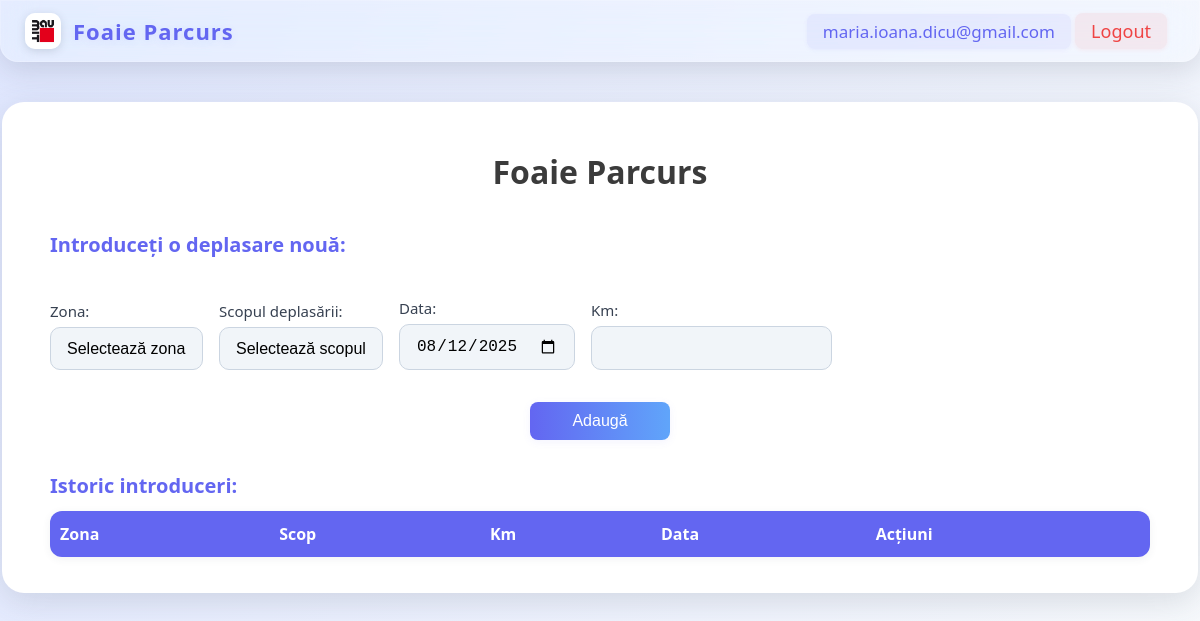
Before: / (signed in) with the older database file.
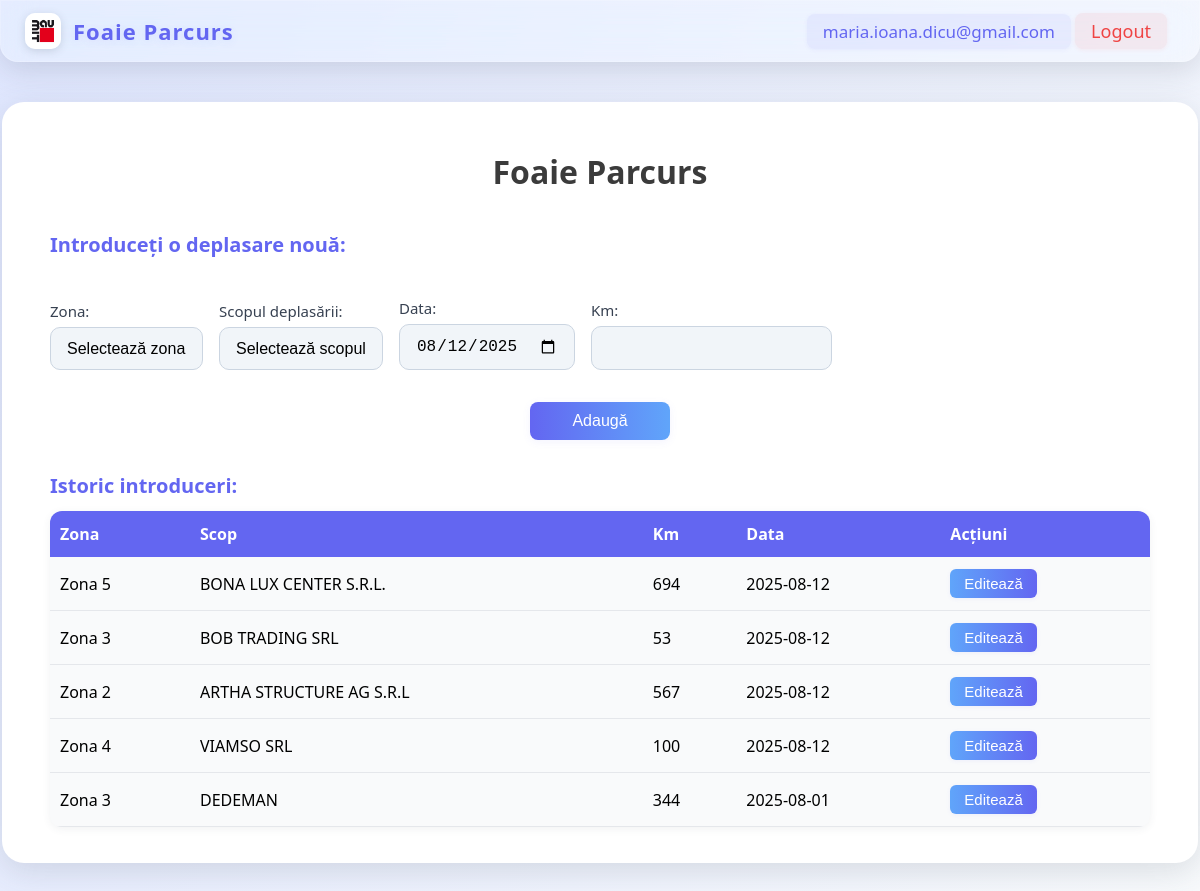
After: the same page with the newer database file.
### tables this page shows
CREATE TABLE parcurs (
            id INTEGER PRIMARY KEY AUTOINCREMENT,
            username TEXT NOT NULL,
            zona TEXT NOT NULL,
            scop TEXT,
            km INTEGER NOT NULL,
            data TEXT NOT NULL
        );

### app.py (the view, shortened to what this page needs)
@app.route('/', methods=['GET', 'POST'])
def index():
    import datetime
    if 'username' not in session:
        return redirect(url_for('login'))
    username = session['username']
    conn = sqlite3.connect(DB_NAME)
    c = conn.cursor()
    if username == 'Admin':
        c.execute('SELECT * FROM parcurs ORDER BY data DESC, id DESC')
        export_btn = True
    else:
        c.execute('SELECT * FROM parcurs WHERE username=? ORDER BY data DESC, id DESC', (username,))
        export_btn = False
    rows = c.fetchall()
    conn.close()
    today = datetime.date.today().isoformat()
    return render_template('index.html', rows=rows, username=username, today=today, export_btn=export_btn)

### templates/index.html (shortened to what this page needs)
<!DOCTYPE html>
<html lang="ro">
<head>
</head>
<body>
    {% include 'topbar.html' %}
    <div class="container">
        <h1 style="margin-top:0;">
            {% if username == 'Admin' %}
                Administrare Deplasări
            {% else %}
                Foaie Parcurs
            {% endif %}
        </h1>
        {% if username != 'Admin' %}
        <form method="post">
            <div class="form-section-label" style="width:100%;text-align:left;margin-bottom:24px;font-size:20px;color:#6366f1;font-weight:700;display:block;">Introduceți o deplasare nouă:</div>
            <div class="form-row">
                <label>Zona:
                    <select name="zona" id="zona-select" required>
                        <option value="">Selectează zona</option>
                    </select>
                </label>
            </div>
            <div class="form-row">
                <label>Scopul deplasării:
                    <select name="scop" id="scop-select" required>
                        <option value="">Selectează scopul</option>
                    </select>
                </label>
            </div>
            <div class="form-row">
                <label>Data:
                    <input type="date" name="data" value="{{ today }}">
                </label>
            </div>
            <div class="form-row">
                <label>Km:
                    <input type="number" name="km" required>
                </label>
            </div>
            <div style="width: 100%; display: flex; justify-content: center; margin-top: 16px;">
                <button type="submit" style="min-width: 140px;">Adaugă</button>
            </div>
        </form>
        {% endif %}
        <div class="form-section-label" style="margin-top:32px;margin-bottom:12px;font-size:20px;color:#6366f1;font-weight:700;">Istoric introduceri:</div>
        <table>
            <tr>
                <th>Zona</th>
                <th class="scop-col">Scop</th>
                <th>Km</th>
                <th>Data</th>
                <th>Acțiuni</th>
            </tr>
            {% for row in rows %}
            <tr>
                <td>{{ row[2] }}</td>
                <td class="scop-col">{{ row[3] }}</td>
                <td>{{ row[4] }}</td>
                <td>{{ row[5] }}</td>
                <td><a href="/edit/{{ row[0] }}"><button class="edit-btn">Editează</button></a></td>
            </tr>
            {% endfor %}
        </table>
    </div>
</body>
</html>

### templates/topbar.html (shortened to what this page needs)
<div class="topbar">
    <div style="display: flex; align-items: center; min-width: 40px;">
        <a href="/" title="Acasă" style="display: flex; align-items: center; text-decoration: none; gap: 12px;">
            <img src="/static/images/bro_logo.jpg" alt="Baumit Logo" style="height:36px;border-radius:10px;box-shadow:0 2px 8px rgba(60,72,88,0.18);">
            <span style="font-weight: 700; color: #6366f1; font-size: 22px; letter-spacing: 1px; text-shadow: 0 2px 8px rgba(99,102,241,0.10);">Foaie Parcurs</span>
        </a>
    </div>
    <div class="topbar-row">
        {% if username %}
        <span style="color:#6366f1;font-weight:500;font-size:17px;background:rgba(99,102,241,0.08);padding:6px 16px;border-radius:8px;box-shadow:0 1px 4px rgba(99,102,241,0.08);text-align:left;">{{ username }}</span>
        {% endif %}
        {% if username %}
        <a href="/logout" title="Logout" style="color:#ef4444;font-size:18px;font-weight:500;text-decoration:none;background:rgba(239,68,68,0.08);padding:6px 16px;border-radius:8px;box-shadow:0 1px 4px rgba(239,68,68,0.08);transition:background 0.2s;text-align:right;">Logout</a>
        {% endif %}
    </div>
</div>

### templates/index.html (style rules this page uses)
body { font-family: 'Segoe UI', Arial, sans-serif; background: linear-gradient(120deg, #f8fafc 0%, #e0e7ff 100%); margin: 0; min-height: 100vh; }
.container { max-width: 1100px; margin: 40px auto; background: #fff; border-radius: 22px; box-shadow: 0 8px 32px rgba(60,72,88,0.16); padding: 48px 48px 36px 48px; }
h1 { text-align: center; color: #3b3b3b; margin-bottom: 38px; margin-top: 38px; }
form { display: flex; gap: 16px; margin-bottom: 24px; flex-wrap: wrap; align-items: flex-end; }
label { display: flex; flex-direction: column; font-size: 15px; color: #374151; }
input[type="text"], input[type="number"], input[type="date"], select { padding: 12px 16px; border: 1.5px solid #cbd5e1; border-radius: 10px; font-size: 16px; margin-top: 6px; background: #f1f5f9; transition: border 0.2s; appearance: none; -webkit-appearance: none; -moz-appearance: none; }
button[type="submit"] { background: linear-gradient(90deg, #6366f1 0%, #60a5fa 100%); color: #fff; border: none; border-radius: 8px; padding: 10px 22px; font-size: 16px; font-weight: 500; cursor: pointer; box-shadow: 0 2px 8px rgba(99,102,241,0.08); transition: background 0.2s; min-width: 220px; padding-left: 40px; padding-right: 40px; }
table { border-collapse: collapse; width: 100%; margin-top: 10px; background: #f9fafb; border-radius: 12px; overflow: hidden; box-shadow: 0 2px 8px rgba(60,72,88,0.07); }
th, td { padding: 12px 10px; text-align: left; }
th { background: #6366f1; color: #fff; font-weight: 600; border: none; }
tr { transition: background 0.2s; }
td { border-bottom: 1px solid #e5e7eb; }
.edit-btn { background: linear-gradient(90deg, #60a5fa 0%, #6366f1 100%); color: #fff; border: none; border-radius: 6px; padding: 6px 14px; font-size: 15px; cursor: pointer; font-weight: 500; box-shadow: 0 1px 4px rgba(99,102,241,0.08); transition: background 0.2s; }

### templates/topbar.html (style rules this page uses)
body { box-sizing: border-box; overflow-x: hidden; background: linear-gradient(120deg, #e0e7ff 0%, #f8fafc 100%); }
.topbar { width: 100vw; box-sizing: border-box; overflow-x: hidden; background: rgba(255,255,255,0.22); box-shadow: 0 8px 32px rgba(60,72,88,0.18); backdrop-filter: blur(16px) saturate(180%); -webkit-backdrop-filter: blur(16px) saturate(180%); border-radius: 0 0 18px 18px; border: 1px solid rgba(255,255,255,0.18); display: flex; align-items: center; justify-content: space-between; flex-wrap: wrap; padding: 12px 32px 12px 24px; gap: 18px; position: sticky; top: 0; z-index: 10; min-height: 54px; transition: box-shadow 0.2s; }
.topbar * { box-sizing: border-box; }

Changed rows visible on the page:
added parcurs: zona "Zona 5", scop "BONA LUX CENTER S.R.L.", km "694", data "2025-08-12"
added parcurs: zona "Zona 3", scop "BOB TRADING SRL", km "53", data "2025-08-12"
added parcurs: zona "Zona 2", scop "ARTHA STRUCTURE AG S.R.L", km "567", data "2025-08-12"
added parcurs: zona "Zona 4", scop "VIAMSO SRL", km "100", data "2025-08-12"
added parcurs: zona "Zona 3", scop "DEDEMAN", km "344", data "2025-08-01"
